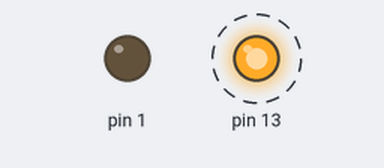
Bench run of a sketch on a simulated Arduino Uno, built with avr-gcc and run on an emulated ATmega328P. Parts: output pins drawn as LEDs (lit = HIGH). Dashed ring = blinking.

Above: at 0.5 s.
Timing chart, 0 to 4.6 s (numbered marks = the images above):
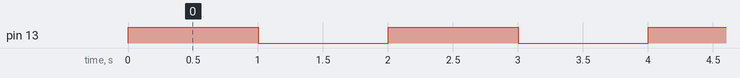

The sketch:

s04_feather_blink.ino
```cpp
// the setup function runs once when you press reset or power the board
void setup() {
  // initialize digital pin 13 as an output.
  pinMode(13, OUTPUT);
  pinMode(1, OUTPUT);
}

// the loop function runs over and over again forever
void loop() {
  digitalWrite(13, HIGH);
  digitalWrite(12, HIGH);
  delay(1000);
  digitalWrite(13, LOW);
  digitalWrite(12, LOW);
  delay(1000);
}
```

Measured:
- by itself, pin 13: alternates HIGH for 1.0 s and LOW for 1.0 s
